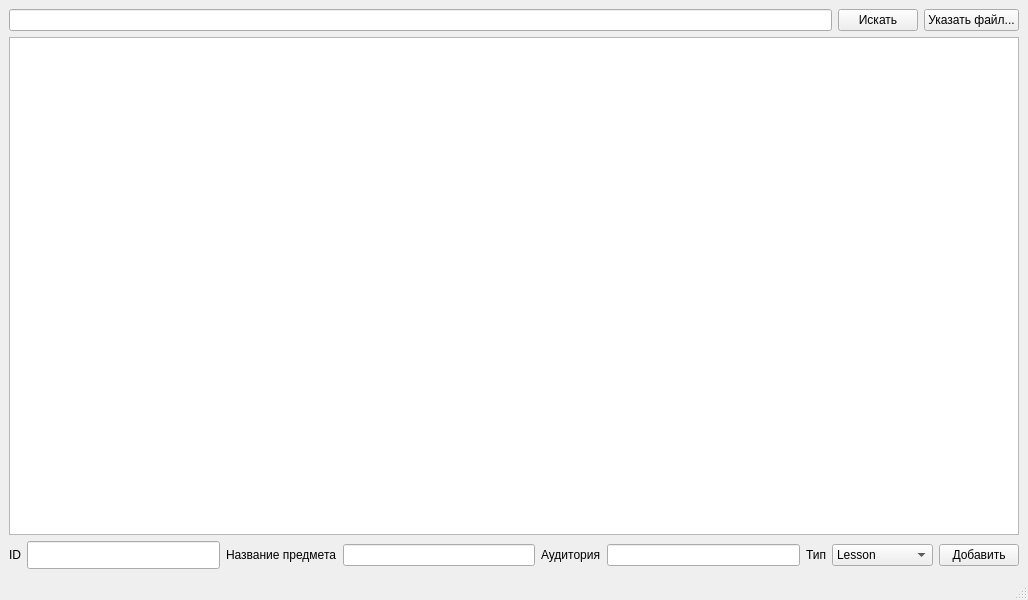
<?xml version="1.0" encoding="UTF-8"?>
<ui version="4.0">
 <class>MainWindow</class>
 <widget class="QMainWindow" name="MainWindow">
  <property name="geometry">
   <rect>
    <x>0</x>
    <y>0</y>
    <width>1028</width>
    <height>600</height>
   </rect>
  </property>
  <property name="windowTitle">
   <string>MainWindow</string>
  </property>
  <widget class="QWidget" name="centralwidget">
   <layout class="QVBoxLayout" name="verticalLayout">
    <item>
     <layout class="QHBoxLayout" name="horizontalLayout">
      <item>
       <widget class="QLineEdit" name="input_search"/>
      </item>
      <item>
       <widget class="QPushButton" name="searchButton">
        <property name="text">
         <string>Искать</string>
        </property>
       </widget>
      </item>
      <item>
       <widget class="QPushButton" name="pushButton">
        <property name="text">
         <string>Указать файл...</string>
        </property>
       </widget>
      </item>
     </layout>
    </item>
    <item>
     <widget class="mybrowser" name="output">
      <property name="inputMethodHints">
       <set>Qt::ImhNone</set>
      </property>
     </widget>
    </item>
    <item>
     <layout class="QHBoxLayout" name="horizontalLayout_2">
      <item>
       <widget class="QLabel" name="label_2">
        <property name="text">
         <string>ID</string>
        </property>
       </widget>
      </item>
      <item>
       <widget class="QLineEdit" name="input_ID">
        <property name="minimumSize">
         <size>
          <width>99</width>
          <height>28</height>
         </size>
        </property>
        <property name="maximumSize">
         <size>
          <width>12777215</width>
          <height>16777215</height>
         </size>
        </property>
        <property name="inputMethodHints">
         <set>Qt::ImhPreferNumbers</set>
        </property>
       </widget>
      </item>
      <item>
       <widget class="QLabel" name="label_3">
        <property name="text">
         <string>Название предмета</string>
        </property>
       </widget>
      </item>
      <item>
       <widget class="QLineEdit" name="input_subj"/>
      </item>
      <item>
       <widget class="QLabel" name="label_4">
        <property name="text">
         <string>Аудитория</string>
        </property>
       </widget>
      </item>
      <item>
       <widget class="QLineEdit" name="input_aud"/>
      </item>
      <item>
       <widget class="QLabel" name="label_5">
        <property name="text">
         <string>Тип</string>
        </property>
       </widget>
      </item>
      <item>
       <widget class="QComboBox" name="box_type">
        <item>
         <property name="text">
          <string>Lesson</string>
         </property>
        </item>
        <item>
         <property name="text">
          <string>Examenation</string>
         </property>
        </item>
        <item>
         <property name="text">
          <string>Lab</string>
         </property>
        </item>
       </widget>
      </item>
      <item>
       <widget class="QPushButton" name="button_add">
        <property name="text">
         <string>Добавить</string>
        </property>
       </widget>
      </item>
     </layout>
    </item>
   </layout>
  </widget>
  <widget class="QMenuBar" name="menubar">
   <property name="geometry">
    <rect>
     <x>0</x>
     <y>0</y>
     <width>1028</width>
     <height>25</height>
    </rect>
   </property>
  </widget>
  <widget class="QStatusBar" name="statusbar"/>
 </widget>
 <customwidgets>
  <customwidget>
   <class>mybrowser</class>
   <extends>QTextBrowser</extends>
   <header>mybrowser.h</header>
  </customwidget>
 </customwidgets>
 <tabstops>
  <tabstop>searchButton</tabstop>
  <tabstop>input_ID</tabstop>
  <tabstop>input_aud</tabstop>
  <tabstop>input_subj</tabstop>
  <tabstop>button_add</tabstop>
  <tabstop>output</tabstop>
 </tabstops>
 <resources/>
 <connections>
  <connection>
   <sender>searchButton</sender>
   <signal>clicked()</signal>
   <receiver>MainWindow</receiver>
   <slot>searchLes()</slot>
   <hints>
    <hint type="sourcelabel">
     <x>898</x>
     <y>65</y>
    </hint>
    <hint type="destinationlabel">
     <x>299</x>
     <y>496</y>
    </hint>
   </hints>
  </connection>
  <connection>
   <sender>searchButton</sender>
   <signal>clicked()</signal>
   <receiver>input_search</receiver>
   <slot>clear()</slot>
   <hints>
    <hint type="sourcelabel">
     <x>898</x>
     <y>65</y>
    </hint>
    <hint type="destinationlabel">
     <x>470</x>
     <y>64</y>
    </hint>
   </hints>
  </connection>
  <connection>
   <sender>button_add</sender>
   <signal>clicked()</signal>
   <receiver>MainWindow</receiver>
   <slot>addLes()</slot>
   <hints>
    <hint type="sourcelabel">
     <x>1015</x>
     <y>562</y>
    </hint>
    <hint type="destinationlabel">
     <x>399</x>
     <y>299</y>
    </hint>
   </hints>
  </connection>
  <connection>
   <sender>button_add</sender>
   <signal>clicked()</signal>
   <receiver>input_aud</receiver>
   <slot>clear()</slot>
   <hints>
    <hint type="sourcelabel">
     <x>1015</x>
     <y>562</y>
    </hint>
    <hint type="destinationlabel">
     <x>770</x>
     <y>561</y>
    </hint>
   </hints>
  </connection>
  <connection>
   <sender>button_add</sender>
   <signal>clicked()</signal>
   <receiver>input_subj</receiver>
   <slot>clear()</slot>
   <hints>
    <hint type="sourcelabel">
     <x>1015</x>
     <y>562</y>
    </hint>
    <hint type="destinationlabel">
     <x>369</x>
     <y>561</y>
    </hint>
   </hints>
  </connection>
  <connection>
   <sender>button_add</sender>
   <signal>clicked()</signal>
   <receiver>input_ID</receiver>
   <slot>clear()</slot>
   <hints>
    <hint type="sourcelabel">
     <x>1015</x>
     <y>562</y>
    </hint>
    <hint type="destinationlabel">
     <x>84</x>
     <y>547</y>
    </hint>
   </hints>
  </connection>
  <connection>
   <sender>pushButton</sender>
   <signal>clicked()</signal>
   <receiver>MainWindow</receiver>
   <slot>browse()</slot>
   <hints>
    <hint type="sourcelabel">
     <x>998</x>
     <y>50</y>
    </hint>
    <hint type="destinationlabel">
     <x>1021</x>
     <y>101</y>
    </hint>
   </hints>
  </connection>
 </connections>
 <slots>
  <slot>searchLes()</slot>
  <slot>addLes()</slot>
  <slot>showAll()</slot>
  <slot>browse()</slot>
 </slots>
</ui>
